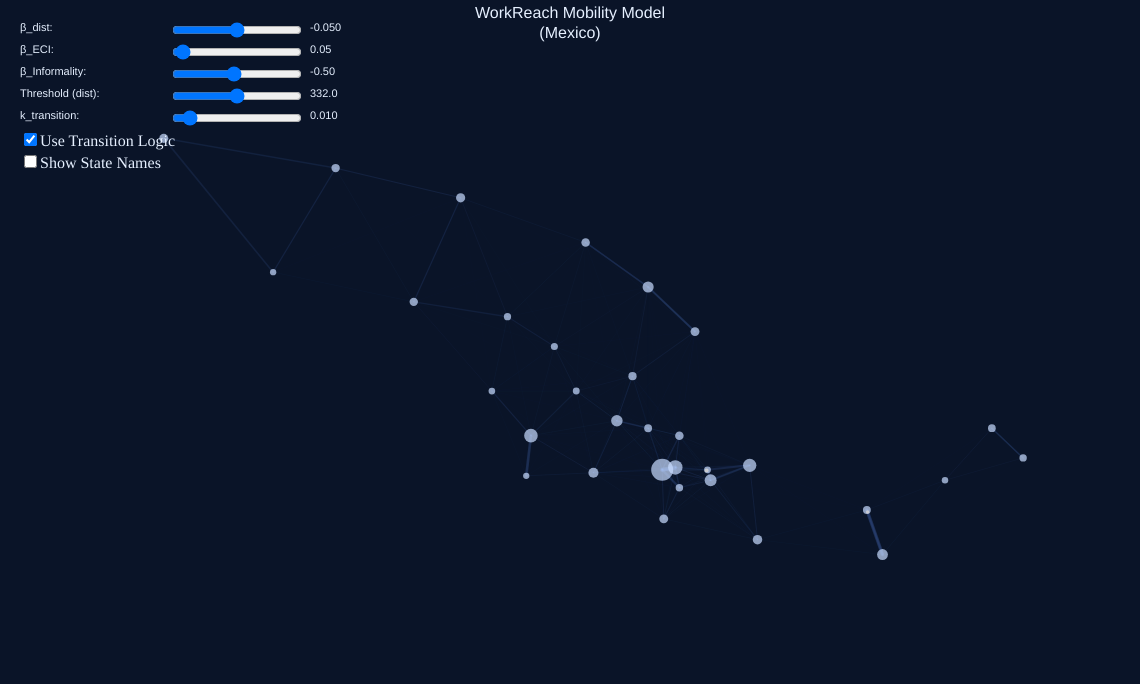
Frame 1 (no input)
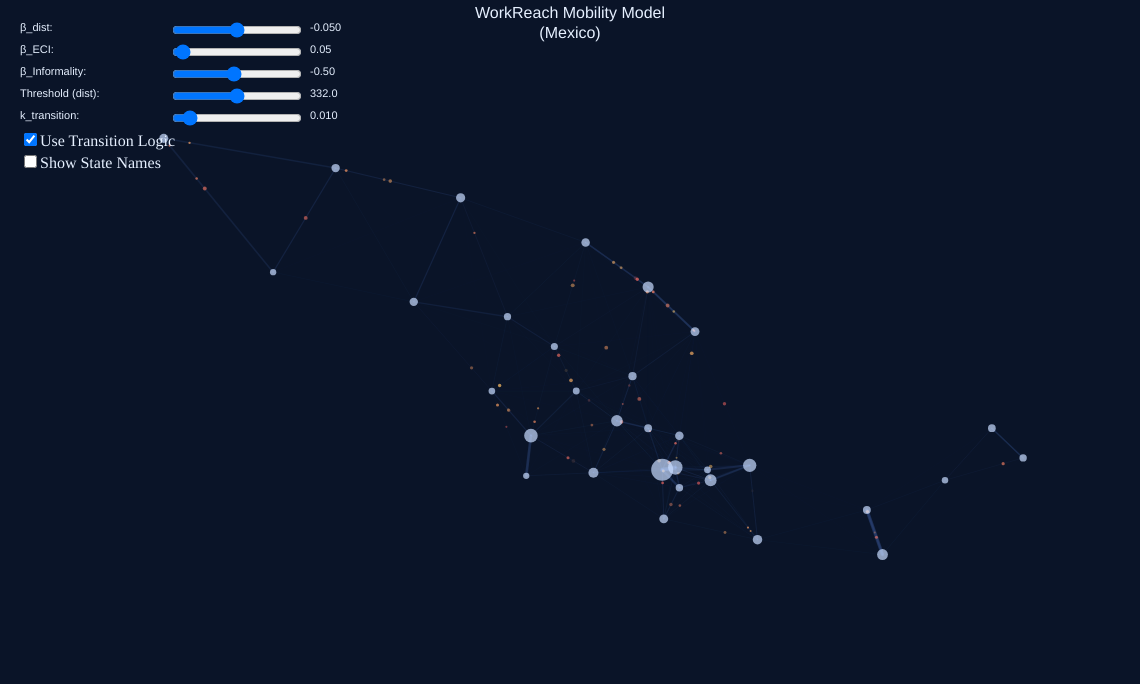
Frame 60 (no input)
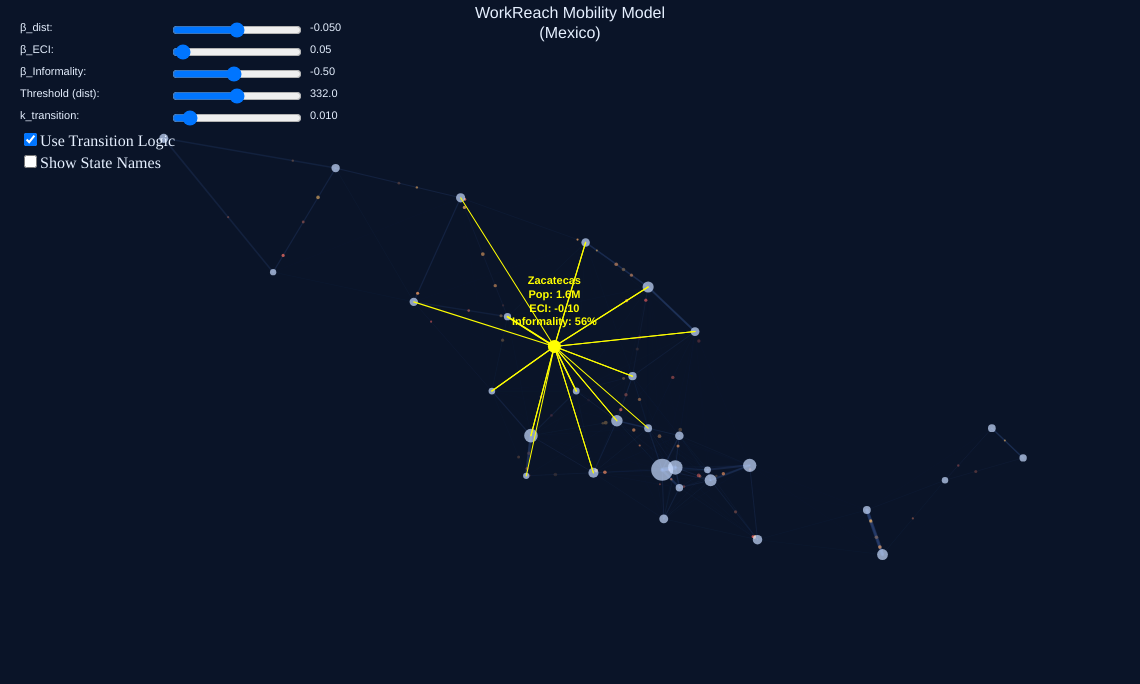
Frame 120 (the mouse pressed at the canvas centre since frame 60)

The p5.js sketch that drew these frames (run headless with seeded random() and noise() and a simulated clock; from frame 60 on, the mouse is pressed at the canvas centre):

// p5.js sketch
// ── sketch.js
// --- Data for Mexican States (ECI, Informality) ---
const statesData = [
  { name: "Aguascalientes", pop: 1.4, lat: 22.00, lon: -102.30, eci: 0.8, informality: 40 },
  { name: "Baja California", pop: 3.7, lat: 30.50, lon: -115.50, eci: 0.5, informality: 35 },
  { name: "Baja California Sur", pop: 0.8, lat: 26.00, lon: -112.00, eci: -0.2, informality: 50 },
  { name: "Campeche", pop: 1.0, lat: 19.00, lon: -90.50, eci: -0.9, informality: 65 },
  { name: "Chiapas", pop: 5.5, lat: 16.50, lon: -92.50, eci: -1.2, informality: 70 },
  { name: "Chihuahua", pop: 3.8, lat: 28.50, lon: -106.00, eci: 0.6, informality: 40 },
  { name: "Coahuila", pop: 3.1, lat: 27.00, lon: -102.00, eci: 0.9, informality: 38 },
  { name: "Colima", pop: 0.8, lat: 19.15, lon: -103.90, eci: -0.1, informality: 55 },
  { name: "Mexico City", pop: 9.2, lat: 19.43, lon: -99.13, eci: 1.5, informality: 30 },
  { name: "Durango", pop: 1.8, lat: 24.50, lon: -104.50, eci: 0.1, informality: 52 },
  { name: "Guanajuato", pop: 6.2, lat: 21.00, lon: -101.00, eci: 0.7, informality: 45 },
  { name: "Guerrero", pop: 3.5, lat: 17.70, lon: -99.50, eci: -1.0, informality: 68 },
  { name: "Hidalgo", pop: 3.1, lat: 20.50, lon: -99.00, eci: 0.0, informality: 58 },
  { name: "Jalisco", pop: 8.3, lat: 20.50, lon: -103.75, eci: 1.0, informality: 42 },
  { name: "México State", pop: 17.0, lat: 19.35, lon: -99.55, eci: 1.2, informality: 40 },
  { name: "Michoacán", pop: 4.7, lat: 19.25, lon: -101.75, eci: -0.3, informality: 60 },
  { name: "Morelos", pop: 2.0, lat: 18.75, lon: -99.00, eci: 0.2, informality: 50 },
  { name: "Nayarit", pop: 1.2, lat: 22.00, lon: -105.00, eci: -0.5, informality: 62 },
  { name: "Nuevo León", pop: 5.8, lat: 25.50, lon: -100.00, eci: 1.3, informality: 32 },
  { name: "Oaxaca", pop: 4.1, lat: 17.00, lon: -96.50, eci: -1.1, informality: 72 },
  { name: "Puebla", pop: 6.6, lat: 19.00, lon: -98.00, eci: 0.4, informality: 55 },
  { name: "Querétaro", pop: 2.4, lat: 20.75, lon: -100.00, eci: 1.1, informality: 37 },
  { name: "Quintana Roo", pop: 1.9, lat: 19.75, lon: -88.00, eci: -0.4, informality: 48 },
  { name: "San Luis Potosí", pop: 2.8, lat: 22.50, lon: -100.50, eci: 0.3, informality: 50 },
  { name: "Sinaloa", pop: 3.0, lat: 25.00, lon: -107.50, eci: 0.0, informality: 53 },
  { name: "Sonora", pop: 3.0, lat: 29.50, lon: -110.00, eci: 0.4, informality: 43 },
  { name: "Tabasco", pop: 2.4, lat: 18.00, lon: -93.00, eci: -0.8, informality: 67 },
  { name: "Tamaulipas", pop: 3.5, lat: 24.00, lon: -98.50, eci: 0.2, informality: 47 },
  { name: "Tlaxcala", pop: 1.4, lat: 19.35, lon: -98.10, eci: -0.2, informality: 59 },
  { name: "Veracruz", pop: 8.1, lat: 19.50, lon: -96.75, eci: -0.6, informality: 63 },
  { name: "Yucatán", pop: 2.3, lat: 20.75, lon: -89.00, eci: -0.7, informality: 57 },
  { name: "Zacatecas", pop: 1.6, lat: 23.50, lon: -103.00, eci: -0.1, informality: 56 }
];

let locations = [];
let particles = [];

const minLat = 14.5; const maxLat = 32.8;
const minLon = -118.5; const maxLon = -86.5;

// Global parameter sliders
let betaDistSlider, betaEciSlider, betaInfoSlider, thresholdSlider, kTransitionSlider;
let transitionCheckbox, showNamesCheckbox;

// State-specific parameter sliders (dynamic)
let selectedState = null;
let selectedStateEciSlider, selectedStateInfoSlider;
let selectedStateLabel, selectedStateEciLabel, selectedStateInfoLabel; // DOM elements for labels

let canvasWidth, canvasHeight;
const padding = 70;

let bgColor, stateColor, particleColorStart, particleColorEnd, flowLineColor, textColor, highlightColor;

// --- Utility Model Functions (JavaScript translation from previous response) ---
function computeTransitionWeight(distance, threshold, k) {
  if (threshold === null || threshold === undefined) return 1.0;
  return 1 / (1 + Math.exp(-k * (distance - threshold)));
}

function predictFlowsWithUtilityModel(locs, params) {
  const N = locs.length;
  let utilityMatrix = Array(N).fill(null).map(() => Array(N).fill(0));
  let distanceMatrix = Array(N).fill(null).map(() => Array(N).fill(0));

  for (let i = 0; i < N; i++) {
    for (let j = 0; j < N; j++) {
      if (i === j) { distanceMatrix[i][j] = 0; continue; }
      distanceMatrix[i][j] = dist(locs[i].x, locs[i].y, locs[j].x, locs[j].y);
      if (distanceMatrix[i][j] < 1) distanceMatrix[i][j] = 1;
    }
  }

  for (let i = 0; i < N; i++) {
    for (let j = 0; j < N; j++) {
      const dist_ij = distanceMatrix[i][j];
      const eci_j = locs[j].eci;
      const informality_i = locs[i].informality / 100.0; // Ensure it's a 0-1 scale

      let util_ij;
      if (params.transition && params.threshold !== null) {
        const tw = computeTransitionWeight(dist_ij, params.threshold, params.k_transition);
        util_ij = params.beta_distance * dist_ij +
                    tw * (params.beta_eci * eci_j) +
                    tw * (params.beta_informality * informality_i);
      } else {
        util_ij = params.beta_distance * dist_ij +
                    params.beta_eci * eci_j +
                    params.beta_informality * informality_i;
      }
      utilityMatrix[i][j] = util_ij;
    }
  }

  let probMatrixP = Array(N).fill(null).map(() => Array(N).fill(0));
  for (let i = 0; i < N; i++) {
    let maxU_row = -Infinity;
    for (let j = 0; j < N; j++) {
      if (utilityMatrix[i][j] > maxU_row) maxU_row = utilityMatrix[i][j];
    }

    let expU_row_sum = 0;
    let expU_values = Array(N).fill(0);
    for (let j = 0; j < N; j++) {
      expU_values[j] = Math.exp(utilityMatrix[i][j] - maxU_row);
      expU_row_sum += expU_values[j];
    }

    if (expU_row_sum === 0) {
        for (let j = 0; j < N; j++) probMatrixP[i][j] = 0;
    } else {
        for (let j = 0; j < N; j++) probMatrixP[i][j] = expU_values[j] / expU_row_sum;
    }
  }

  for (let i = 0; i < N; i++) probMatrixP[i][i] = 0;

  for (let i = 0; i < N; i++) {
    let rowSumP = 0;
    for (let j = 0; j < N; j++) rowSumP += probMatrixP[i][j];
    if (rowSumP > 1e-10) {
      for (let j = 0; j < N; j++) probMatrixP[i][j] /= rowSumP;
    } else {
        for (let j = 0; j < N; j++) probMatrixP[i][j] = 0;
    }
  }

  let predictedFlows = [];
  for (let i = 0; i < N; i++) {
    for (let j = 0; j < N; j++) {
      if (i === j) continue;
      let flowValue = probMatrixP[i][j] * locs[i].pop;
      predictedFlows.push({ from: locs[i], to: locs[j], value: flowValue });
    }
  }
  return predictedFlows;
}


// --- p5.js Sketch ---
class Particle { /* ... (same as before) ... */
  constructor(startX, startY, endX, endY, speedFactor, life) {
    this.pos = createVector(startX, startY);
    this.vel = createVector(endX - startX, endY - startY);
    this.vel.normalize();
    this.vel.mult(random(0.5, 1.5) * speedFactor);
    this.endPos = createVector(endX, endY);
    this.lifespan = life;
    this.originalLifespan = life;
    this.alpha = 255;
    this.size = random(2, 4);
    this.color = lerpColor(particleColorStart, particleColorEnd, random(1));
  }
  update() {
    this.pos.add(this.vel);
    this.lifespan--;
    this.alpha = map(this.lifespan, 0, this.originalLifespan, 0, 200);
    if (p5.Vector.dist(this.pos, this.endPos) < this.vel.mag() * 2) {
      this.lifespan = 0;
    }
  }
  isDead() { return this.lifespan <= 0; }
  display() {
    noStroke();
    fill(red(this.color), green(this.color), blue(this.color), this.alpha);
    ellipse(this.pos.x, this.pos.y, this.size, this.size);
  }
}

function setup() {
  canvasWidth = min(windowWidth * 0.95, 1200);
  canvasHeight = canvasWidth * 0.60;
   if (canvasHeight > windowHeight * 0.85) {
      canvasHeight = windowHeight * 0.85;
      canvasWidth = canvasHeight / 0.60;
  }
  createCanvas(canvasWidth, canvasHeight);

  bgColor = color(10, 20, 40);
  stateColor = color(200, 220, 255, 180); // Slightly more transparent
  particleColorStart = color(255, 100, 100, 180);
  particleColorEnd = color(255, 200, 100, 180);
  flowLineColor = color(100, 150, 255, 50);
  textColor = color(230, 240, 255);
  highlightColor = color(255, 255, 0); // Yellow for mouse hover

  // Map state data
  initializeLocations();

  // Create Global Sliders (based on your new ranges)
  let sliderX = 20;
  let sliderY = 20;
  let sliderW = 130;
  let labelOffset = 150; // For the global sliders, label text is to the left of this
  let sliderSpacing = 22;
  let currentY = sliderY;

  betaDistSlider = createSlider(-0.1, 0, -0.05, 0.001);
  betaDistSlider.position(sliderX + labelOffset, currentY); betaDistSlider.style('width', sliderW+'px');
  currentY += sliderSpacing;
  betaEciSlider = createSlider(0, 2, 0.05, 0.01);
  betaEciSlider.position(sliderX + labelOffset, currentY); betaEciSlider.style('width', sliderW+'px');
  currentY += sliderSpacing;
  betaInfoSlider = createSlider(-10, 10, -0.5, 0.01);
  betaInfoSlider.position(sliderX + labelOffset, currentY); betaInfoSlider.style('width', sliderW+'px');
  currentY += sliderSpacing;

  let maxCanvasDist = sqrt(width*width + height*height);
  thresholdSlider = createSlider(0, maxCanvasDist / 2, maxCanvasDist / 4, 1);
  thresholdSlider.position(sliderX + labelOffset, currentY); thresholdSlider.style('width', sliderW+'px');
  currentY += sliderSpacing;
  kTransitionSlider = createSlider(0.001, 0.1, 0.01, 0.001);
  kTransitionSlider.position(sliderX + labelOffset, currentY); kTransitionSlider.style('width', sliderW+'px');
  currentY += sliderSpacing;

  transitionCheckbox = createCheckbox('Use Transition Logic', true);
  transitionCheckbox.position(sliderX, currentY); transitionCheckbox.style('color', textColor.toString());
  currentY += sliderSpacing;
  showNamesCheckbox = createCheckbox('Show State Names', false);
  showNamesCheckbox.position(sliderX, currentY); showNamesCheckbox.style('color', textColor.toString());
  currentY += sliderSpacing + 10; // Extra space before dynamic sliders

  // Create Dynamic State-Specific Sliders (initially hidden)
  selectedStateLabel = createP(''); // Will show "Editing: [State Name]"
  selectedStateLabel.position(sliderX, currentY);
  selectedStateLabel.style('color', textColor.toString());
  selectedStateLabel.style('font-weight', 'bold');
  currentY += sliderSpacing + 5;

  selectedStateEciLabel = createP('State ECI:');
  selectedStateEciLabel.position(sliderX, currentY);
  selectedStateEciLabel.style('color', textColor.toString());
  selectedStateEciSlider = createSlider(-2, 2, 0, 0.01); // Range for ECI
  selectedStateEciSlider.position(sliderX + labelOffset - 30, currentY); // Adjusted position
  selectedStateEciSlider.style('width', sliderW+'px');
  currentY += sliderSpacing;

  selectedStateInfoLabel = createP('State Informality (%):');
  selectedStateInfoLabel.position(sliderX, currentY);
  selectedStateInfoLabel.style('color', textColor.toString());
  selectedStateInfoSlider = createSlider(0, 100, 50, 1); // Range for Informality %
  selectedStateInfoSlider.position(sliderX + labelOffset - 30, currentY); // Adjusted position
  selectedStateInfoSlider.style('width', sliderW+'px');

  // Hide dynamic controls initially
  hideSelectedStateControls();
}

function initializeLocations() {
  locations = [];
  for (let state of statesData) {
    let x = map(state.lon, minLon, maxLon, padding, width - padding);
    let y = map(state.lat, maxLat, minLat, padding, height - padding);
    let popSize = map(state.pop, 0.5, 17.0, 6, 22); // Slightly larger base sizes
    locations.push({
      // Keep original data separate if needed, or ensure deep copy if statesData can be modified elsewhere
      // For this demo, direct modification of .eci and .informality in this object is fine
      ...state, // Spread operator to copy properties
      x: x, y: y, baseSize: popSize,
      displayName: state.name === "México State" ? "Edo. Mex." : (state.name === "Mexico City" ? "CDMX" : state.name)
    });
  }
}

function draw() {
  background(bgColor);

  // Update selected state's ECI/Informality if sliders are active
  if (selectedState && selectedStateEciSlider.elt.style.display !== 'none') {
    let newEci = selectedStateEciSlider.value();
    let newInfo = selectedStateInfoSlider.value();
    let changed_ = false;
    // Find the actual object in the locations array to update
    let stateObjToUpdate = locations.find(loc => loc.name === selectedState.name);
    if (stateObjToUpdate) {
        if (stateObjToUpdate.eci !== newEci) {
            stateObjToUpdate.eci = newEci;
            changed_ = true;
        }
        if (stateObjToUpdate.informality !== newInfo) {
            stateObjToUpdate.informality = newInfo;
            changed_ = true;
        }
    }
    // Display current values of dynamic sliders
    selectedStateEciLabel.html('State ECI: ' + newEci.toFixed(2));
    selectedStateInfoLabel.html('State Informality (%): ' + newInfo.toFixed(0));
  }


  let modelParams = {
    beta_distance: betaDistSlider.value(),
    beta_eci: betaEciSlider.value(),
    beta_informality: betaInfoSlider.value(),
    threshold: thresholdSlider.value(),
    k_transition: kTransitionSlider.value(),
    transition: transitionCheckbox.checked()
  };

  // Display global slider labels and values
  displayGlobalSliderValues(modelParams);

  textSize(16);
  textAlign(CENTER, CENTER);
  fill(textColor);
  text("WorkReach Mobility Model\n(Mexico)", width/2, padding/3);

  let calculatedFlows = predictFlowsWithUtilityModel(locations, modelParams);
  let maxFlow = 0;
  for (let flow of calculatedFlows) {
    if (flow.value > maxFlow) maxFlow = flow.value;
  }
  if (maxFlow === 0) maxFlow = 1e-6;

  // Draw flows and emit particles
  for (let flow of calculatedFlows) {
    let flowStrength = constrain(map(flow.value, 0, maxFlow, 0, 1), 0, 1);
    if (flowStrength > 0.001) {
        let lineAlpha = map(flowStrength, 0, 1, 5, 70);
        let lineWeight = map(flowStrength, 0, 1, 0.5, 4);
        stroke(red(flowLineColor), green(flowLineColor), blue(flowLineColor), lineAlpha);
        strokeWeight(lineWeight);
        line(flow.from.x, flow.from.y, flow.to.x, flow.to.y);

        let particleEmissionRate = flowStrength * 0.1;
        if (random(1) < particleEmissionRate && particles.length < 800) {
            let particleSpeed = map(flowStrength, 0, 1, 1, 4);
            let d = dist(flow.from.x, flow.from.y, flow.to.x, flow.to.y);
            let particleLifespan = (d / particleSpeed) * 1.2;
            if (particleSpeed > 0 && particleLifespan > 0) {
                 particles.push(new Particle(flow.from.x, flow.from.y, flow.to.x, flow.to.y, particleSpeed, particleLifespan));
            }
        }
    }
  }

  for (let i = particles.length - 1; i >= 0; i--) {
    particles[i].update(); particles[i].display();
    if (particles[i].isDead()) particles.splice(i, 1);
  }

  // Draw locations (states)
  let MOUSE_HIGHLIGHT_RADIUS = 15;
  let hoveredState = null;

  for (let loc of locations) {
    // Highlight for selected state
    if (selectedState && selectedState.name === loc.name) {
        stroke(255, 0, 0); // Bright red border for selected
        strokeWeight(3);
        fill(red(stateColor)+30, green(stateColor)+30, blue(stateColor)+30, 230); // Slightly brighter fill
    } else {
        noStroke();
        fill(stateColor);
    }
    ellipse(loc.x, loc.y, loc.baseSize, loc.baseSize);

    if (showNamesCheckbox.checked()) {
        fill(textColor); noStroke(); textSize(9); textAlign(CENTER, CENTER);
        text(loc.displayName, loc.x, loc.y - loc.baseSize/2 - 7);
    }
    // Check for mouse hover (distinct from selection)
    if (!selectedState || selectedState.name !== loc.name) { // only hover if not selected (selected has its own highlight)
        if (dist(mouseX, mouseY, loc.x, loc.y) < MOUSE_HIGHLIGHT_RADIUS + loc.baseSize / 2) {
            hoveredState = loc;
        }
    }
  }

  // Mouse hover interaction (for non-selected states)
  if (hoveredState) {
    fill(highlightColor, 180); noStroke();
    ellipse(hoveredState.x, hoveredState.y, hoveredState.baseSize + 6, hoveredState.baseSize + 6);

    fill(highlightColor); textSize(11); textAlign(CENTER, BOTTOM); textStyle(BOLD);
    let infoText = `${hoveredState.name}\nPop: ${hoveredState.pop}M\nECI: ${hoveredState.eci.toFixed(2)}\nInformality: ${hoveredState.informality}%`;
    text(infoText, hoveredState.x, hoveredState.y - hoveredState.baseSize/2 - 15);
    textStyle(NORMAL);

    // Highlight its flows
    for (let flow of calculatedFlows) {
        if (flow.from === hoveredState || flow.to === hoveredState) {
            let flowStrength = constrain(map(flow.value, 0, maxFlow, 0, 1), 0, 1);
             if (flowStrength > 0.001) {
                let lineAlpha = map(flowStrength, 0, 1, 60, 200);
                let lineWeight = map(flowStrength, 0, 1, 1, 5);
                stroke(highlightColor, lineAlpha);
                strokeWeight(lineWeight);
                line(flow.from.x, flow.from.y, flow.to.x, flow.to.y);
            }
        }
    }
  }
}

function displayGlobalSliderValues(params) {
  fill(textColor); noStroke(); textSize(11); textAlign(LEFT, CENTER);
  let sliderX = 20; let sliderY = 20;
  let valueTextOffset = betaDistSlider.width + 10 + 150; // Aligned with slider end
  let sliderSpacing = 22; let currentY = sliderY;

  text("β_dist:", sliderX, currentY + betaDistSlider.height / 2);
  text(params.beta_distance.toFixed(3), sliderX + valueTextOffset, currentY + betaDistSlider.height / 2);
  currentY += sliderSpacing;
  text("β_ECI:", sliderX, currentY + betaEciSlider.height / 2);
  text(params.beta_eci.toFixed(2), sliderX + valueTextOffset, currentY + betaEciSlider.height / 2);
  currentY += sliderSpacing;
  text("β_Informality:", sliderX, currentY + betaInfoSlider.height / 2);
  text(params.beta_informality.toFixed(2), sliderX + valueTextOffset, currentY + betaInfoSlider.height / 2);
  currentY += sliderSpacing;
  text("Threshold (dist):", sliderX, currentY + thresholdSlider.height / 2);
  text(params.threshold.toFixed(1), sliderX + valueTextOffset, currentY + thresholdSlider.height / 2);
  currentY += sliderSpacing;
  text("k_transition:", sliderX, currentY + kTransitionSlider.height / 2);
  text(params.k_transition.toFixed(3), sliderX + valueTextOffset, currentY + kTransitionSlider.height / 2);
}

function mousePressed() {
  let stateClicked = false;
  for (let loc of locations) {
    // Use baseSize for click radius, more generous for smaller nodes
    if (dist(mouseX, mouseY, loc.x, loc.y) < loc.baseSize / 1.5 + 5) { // Click radius
      if (selectedState && selectedState.name === loc.name) {
        // Clicked already selected state: deselect it
        selectedState = null;
        hideSelectedStateControls();
      } else {
        // Clicked a new state: select it
        selectedState = loc;
        showSelectedStateControls();
      }
      stateClicked = true;
      break;
    }
  }

  // If clicked on background and a state was selected, deselect it
  if (!stateClicked && selectedState) {
    // Only deselect if click is outside the control panel area
    if (mouseX > 300) { // Assuming control panel is on the left and < 300px wide
        selectedState = null;
        hideSelectedStateControls();
    }
  }
}

function showSelectedStateControls() {
  if (!selectedState) return;
  selectedStateLabel.html(`Editing: ${selectedState.displayName}`);
  selectedStateEciSlider.value(selectedState.eci);
  selectedStateInfoSlider.value(selectedState.informality); // This is %

  selectedStateLabel.show();
  selectedStateEciLabel.show(); selectedStateEciSlider.show();
  selectedStateInfoLabel.show(); selectedStateInfoSlider.show();
}

function hideSelectedStateControls() {
  selectedStateLabel.html(''); // Clear text
  selectedStateLabel.hide();
  selectedStateEciLabel.hide(); selectedStateEciSlider.hide();
  selectedStateInfoLabel.hide(); selectedStateInfoSlider.hide();
}

function windowResized() {
    canvasWidth = min(windowWidth * 0.95, 1200);
    canvasHeight = canvasWidth * 0.60;
     if (canvasHeight > windowHeight * 0.85) {
      canvasHeight = windowHeight * 0.85;
      canvasWidth = canvasHeight / 0.60;
    }
    resizeCanvas(canvasWidth, canvasHeight);
    initializeLocations(); // Re-map state positions

    // Reposition ALL controls
    let sliderX = 20; let sliderY = 20;
    let sliderW = 130; let labelOffset = 150;
    let sliderSpacing = 22; let currentY = sliderY;

    betaDistSlider.position(sliderX + labelOffset, currentY); currentY += sliderSpacing;
    betaEciSlider.position(sliderX + labelOffset, currentY); currentY += sliderSpacing;
    betaInfoSlider.position(sliderX + labelOffset, currentY); currentY += sliderSpacing;

    let maxCanvasDist = sqrt(width*width + height*height);
    thresholdSlider.remove();
    thresholdSlider = createSlider(0, maxCanvasDist / 2, constrain(thresholdSlider.value(),0,maxCanvasDist/2), 1);
    thresholdSlider.position(sliderX + labelOffset, currentY); thresholdSlider.style('width', sliderW+'px');
    currentY += sliderSpacing;

    kTransitionSlider.position(sliderX + labelOffset, currentY); currentY += sliderSpacing;
    transitionCheckbox.position(sliderX, currentY); currentY += sliderSpacing;
    showNamesCheckbox.position(sliderX, currentY); currentY += sliderSpacing + 10;

    // Reposition dynamic controls
    selectedStateLabel.position(sliderX, currentY); currentY += sliderSpacing + 5;
    selectedStateEciLabel.position(sliderX, currentY);
    selectedStateEciSlider.position(sliderX + labelOffset - 30, currentY); currentY += sliderSpacing;
    selectedStateInfoLabel.position(sliderX, currentY);
    selectedStateInfoSlider.position(sliderX + labelOffset - 30, currentY);

    // If controls were hidden, they remain hidden. If shown, they are repositioned.
}
